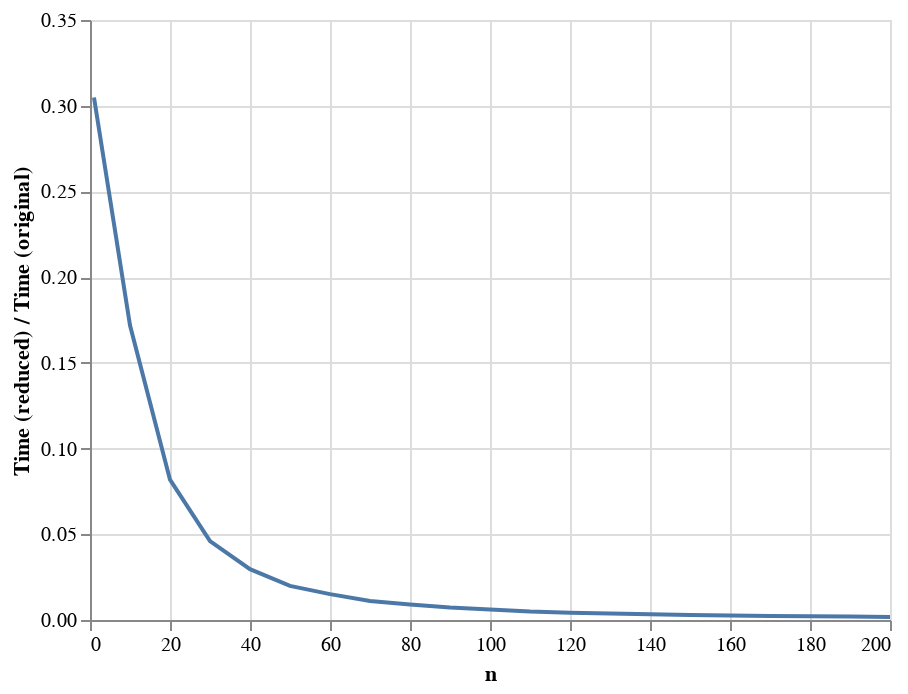

Write notebook code for a chart like this one.
### Code cell
altair.Chart(ratios).mark_line().encode(
    altair.Y(
        'ratio',
        scale=altair.Scale(zero=False),
        axis=altair.Axis(title='Time (reduced) / Time (original)'),
    ),
    x='n',
)

### Figure 1 — Vega-Lite specification as saved in the notebook (floating-point values rounded to 4 significant figures)
{"$schema": "https://vega.github.io/schema/vega-lite/v2.6.0.json", "config": {"view": {"height": 300, "width": 400}}, "data": {"name": "data-f6000f6e92791e67fc695b51507af786"}, "datasets": {"data-f6000f6e92791e67fc695b51507af786": [{"n": 1, "ratio": 0.3048}, {"n": 10, "ratio": 0.1719}, {"n": 20, "ratio": 0.08186}, {"n": 30, "ratio": 0.04604}, {"n": 40, "ratio": 0.02963}, {"n": 50, "ratio": 0.01989}, {"n": 60, "ratio": 0.01508}, {"n": 70, "ratio": 0.01112}, {"n": 80, "ratio": 0.009018}, {"n": 90, "ratio": 0.007246}, {"n": 100, "ratio": 0.006163}, {"n": 110, "ratio": 0.004927}, {"n": 120, "ratio": 0.004243}, {"n": 130, "ratio": 0.003744}, {"n": 140, "ratio": 0.003283}, {"n": 150, "ratio": 0.002911}, {"n": 160, "ratio": 0.002615}, {"n": 170, "ratio": 0.002345}, {"n": 180, "ratio": 0.002184}, {"n": 190, "ratio": 0.001973}, {"n": 200, "ratio": 0.001793}]}, "encoding": {"x": {"field": "n", "type": "quantitative"}, "y": {"axis": {"title": "Time (reduced) / Time (original)"}, "field": "ratio", "scale": {"zero": false}, "type": "quantitative"}}, "mark": "line"}
